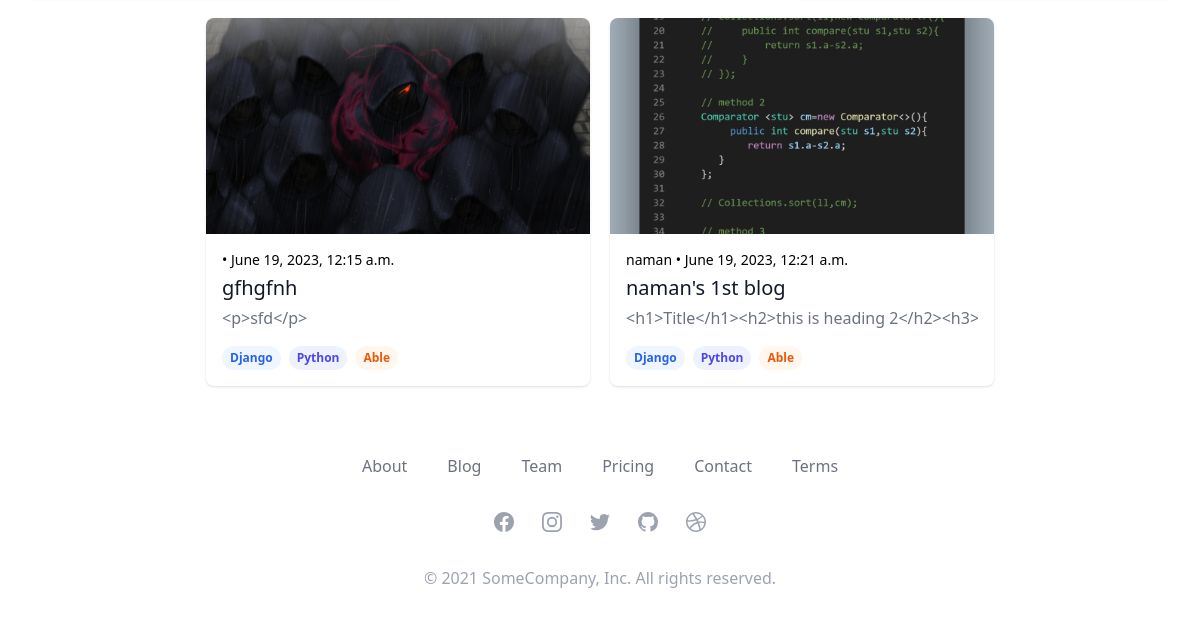
The app's page / (lower part), older data.
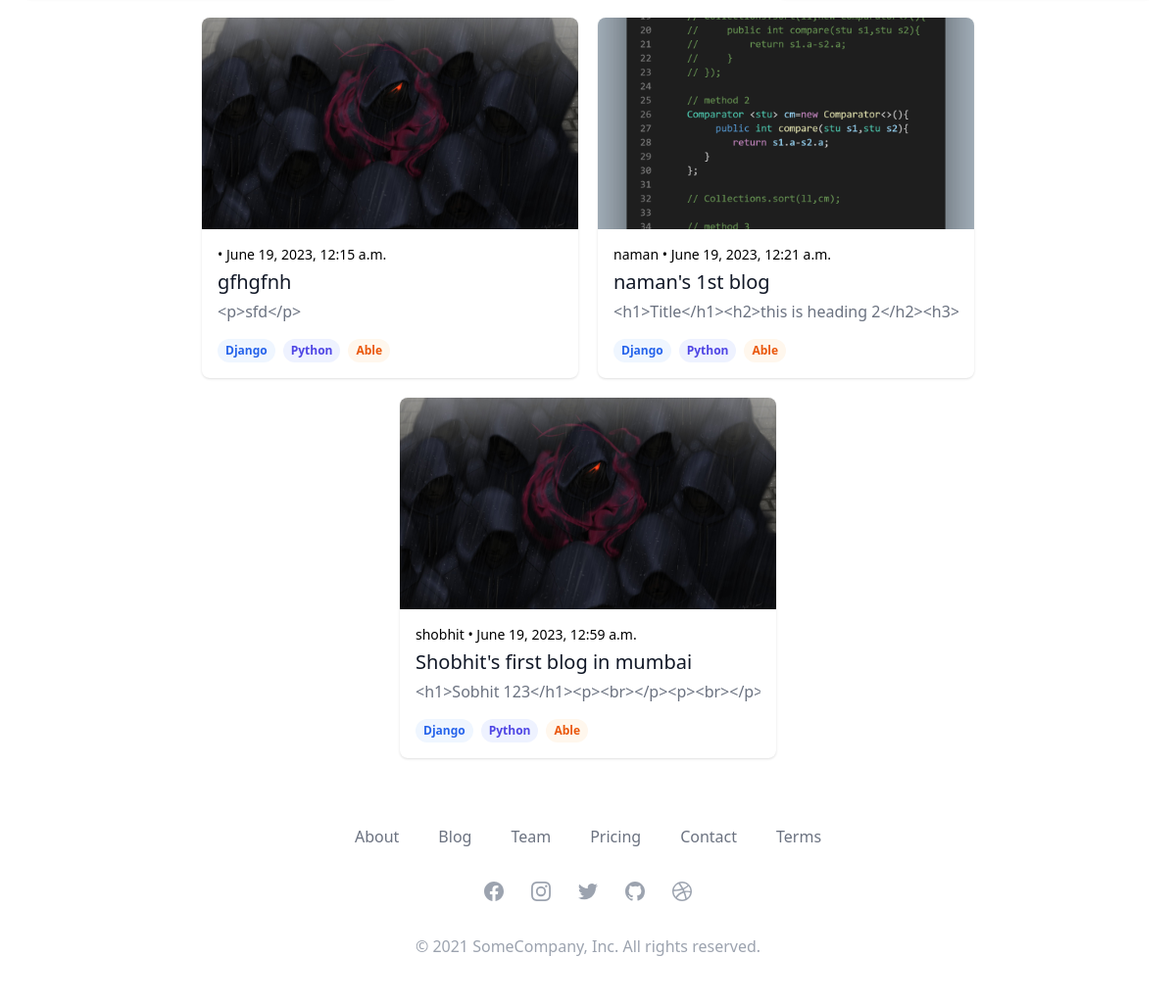
The same page, newer data.
### home/models.py (models this page shows, shortened)
class blog(models.Model):
    title = models.CharField(max_length=100)
    slug=models.CharField(max_length=1000, unique=True, blank=True, null=True)
    description = models.TextField()
    date_posted = models.DateTimeField(auto_now_add=True)
    author = models.ForeignKey(User, on_delete=models.CASCADE)
    image = models.ImageField(upload_to='blog_images', blank=True, null=True)
    modified_date = models.DateTimeField(auto_now=True)

### home/views.py (the view)
# urls.py: 2. Add a URL to urlpatterns:  path('', views.home, name='home')
def home(request):
    blogs=blog.objects.all()
    return render(request,'blog.html',{'blogs':blogs})

### home/templates/blog.html (shortened to what this page needs)
{% extends "home.html" %}
{% block start %}
<div class="blog-container">
    {% for blog in blogs %}
    <a href="/blogs/{{blog.slug}}">
    <div class=" max-w-sm w-sm overflow-hidden rounded-lg bg-white shadow">
    <img
      src="{{blog.image}}"
      onerror="this.onerror=null; this.src='https://images.unsplash.com/photo-1552581234-26160f608093?ixlib=rb-4.0.3&ixid=MnwxMjA3fDB8MHxwaG90by1wYWdlfHx8fGVufDB8fHx8&auto=format&fit=crop&w=1000&q=80';"
      class="aspect-video w-full w-20 object-cover"
      alt="No image provided"
    />
    <div class="p-4">
      <p class="mb-1 text-sm text-primary-500">{{blog.author}} • <time>{{blog.date_posted}}</time></p>
      <h3 class="text-xl font-medium text-gray-900 truncate">{{blog.title}}</h3>
      <p class="mt-1 text-gray-500 line-clamp-3 truncate ">{{blog.description}}</p>
      <div class="mt-4 flex gap-2">
        <span
          class="inline-flex items-center gap-1 rounded-full bg-blue-50 px-2 py-1 text-xs font-semibold text-blue-600"
        >
          Django
        </span>
        <span
          class="inline-flex items-center gap-1 rounded-full bg-indigo-50 px-2 py-1 text-xs font-semibold text-indigo-600"
        >
          Python
        </span>
        <span
          class="inline-flex items-center gap-1 rounded-full bg-orange-50 px-2 py-1 text-xs font-semibold text-orange-600"
        >
          Able
        </span>
      </div>
    </div>
  </div>
</a>
{%  endfor %}
</div>
{% endblock %}

### home/templates/home.html (shortened to what this page needs)
<!DOCTYPE html>
<html lang="en">
<head>
    <link href="https://cdn.quilljs.com/1.3.6/quill.snow.css" rel="stylesheet">
    <script src="https://cdn.tailwindcss.com"></script>
</head>
<body>
<bodyclass="bg-blue-500">
</body>
{% block start %}
{% endblock %}
<section class="bg-white">
    <div class="max-w-screen-xl px-4 py-12 mx-auto space-y-8 overflow-hidden sm:px-6 lg:px-8">
        <nav class="flex flex-wrap justify-center -mx-5 -my-2">
            <div class="px-5 py-2">
                <a href="#" class="text-base leading-6 text-gray-500 hover:text-gray-900">
                    About
                </a>
            </div>
            <div class="px-5 py-2">
                <a href="#" class="text-base leading-6 text-gray-500 hover:text-gray-900">
                    Blog
                </a>
            </div>
            <div class="px-5 py-2">
                <a href="#" class="text-base leading-6 text-gray-500 hover:text-gray-900">
                    Team
                </a>
            </div>
            <div class="px-5 py-2">
                <a href="#" class="text-base leading-6 text-gray-500 hover:text-gray-900">
                    Pricing
                </a>
            </div>
            <div class="px-5 py-2">
                <a href="#" class="text-base leading-6 text-gray-500 hover:text-gray-900">
                    Contact
                </a>
            </div>
            <div class="px-5 py-2">
                <a href="#" class="text-base leading-6 text-gray-500 hover:text-gray-900">
                    Terms
                </a>
            </div>
        </nav>
        <div class="flex justify-center mt-8 space-x-6">
            <a href="#" class="text-gray-400 hover:text-gray-500">
            </a>
            <a href="#" class="text-gray-400 hover:text-gray-500">
            </a>
            <a href="#" class="text-gray-400 hover:text-gray-500">
            </a>
            <a href="#" class="text-gray-400 hover:text-gray-500">
            </a>
            <a href="#" class="text-gray-400 hover:text-gray-500">
            </a>
        </div>
        <p class="mt-8 text-base leading-6 text-center text-gray-400">
            © 2021 SomeCompany, Inc. All rights reserved.
        </p>
    </div>
</section>
</body>

### home/templates/blog.html (style rules this page uses)
.blog-container { display: flex; padding: 20px; justify-content: flex-start; justify-content: center; flex-wrap: wrap; gap: 20px; margin-top: 40px; }

Row changes from the older to the newer data that the page shows:
added blog: image (picture), author "shobhit", date_posted "June 19, 2023, 12:59 a.m.", title "Shobhit's first blog in mumbai", description "<h1>Sobhit 123</h1><p><br></p><p><br></…"
